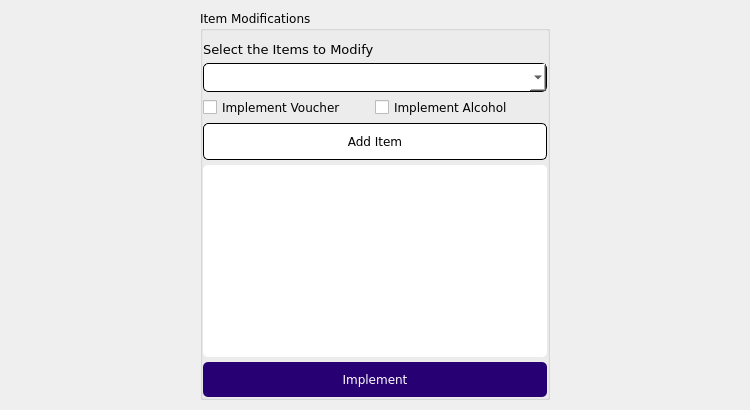
             <widget class="QWidget" name="tab_10">
              <property name="sizePolicy">
               <sizepolicy hsizetype="Preferred" vsizetype="Preferred">
                <horstretch>0</horstretch>
                <verstretch>0</verstretch>
               </sizepolicy>
              </property>
              <property name="minimumSize">
               <size>
                <width>0</width>
                <height>0</height>
               </size>
              </property>
              <property name="font">
               <font>
                <family>Verdana</family>
               </font>
              </property>
              <property name="styleSheet">
               <string notr="true"/>
              </property>
              <attribute name="title">
               <string>Item Modifications</string>
              </attribute>
              <layout class="QHBoxLayout" name="horizontalLayout_10">
               <property name="spacing">
                <number>0</number>
               </property>
               <property name="leftMargin">
                <number>0</number>
               </property>
               <property name="topMargin">
                <number>10</number>
               </property>
               <property name="rightMargin">
                <number>0</number>
               </property>
               <property name="bottomMargin">
                <number>10</number>
               </property>
               <item>
                <spacer name="horizontalSpacer_26">
                 <property name="orientation">
                  <enum>Qt::Horizontal</enum>
                 </property>
                 <property name="sizeType">
                  <enum>QSizePolicy::Expanding</enum>
                 </property>
                 <property name="sizeHint" stdset="0">
                  <size>
                   <width>200</width>
                   <height>0</height>
                  </size>
                 </property>
                </spacer>
               </item>
               <item>
                <widget class="QGroupBox" name="itemsModification_3">
                 <property name="sizePolicy">
                  <sizepolicy hsizetype="Preferred" vsizetype="Preferred">
                   <horstretch>0</horstretch>
                   <verstretch>0</verstretch>
                  </sizepolicy>
                 </property>
                 <property name="minimumSize">
                  <size>
                   <width>350</width>
                   <height>0</height>
                  </size>
                 </property>
                 <property name="maximumSize">
                  <size>
                   <width>350</width>
                   <height>16777215</height>
                  </size>
                 </property>
                 <property name="font">
                  <font>
                   <family>Verdana</family>
                   <stylestrategy>PreferDefault</stylestrategy>
                  </font>
                 </property>
                 <property name="styleSheet">
                  <string notr="true"/>
                 </property>
                 <property name="title">
                  <string>Item Modifications</string>
                 </property>
                 <layout class="QGridLayout" name="gridLayout_24">
                  <property name="leftMargin">
                   <number>0</number>
                  </property>
                  <property name="topMargin">
                   <number>10</number>
                  </property>
                  <property name="rightMargin">
                   <number>0</number>
                  </property>
                  <property name="bottomMargin">
                   <number>0</number>
                  </property>
                  <property name="horizontalSpacing">
                   <number>0</number>
                  </property>
                  <property name="verticalSpacing">
                   <number>5</number>
                  </property>
                  <item row="2" column="1">
                   <widget class="QCheckBox" name="imAlcoholIM">
                    <property name="font">
                     <font>
                      <family>Verdana</family>
                     </font>
                    </property>
                    <property name="text">
                     <string>Implement Alcohol</string>
                    </property>
                   </widget>
                  </item>
                  <item row="2" column="0">
                   <widget class="QCheckBox" name="imVoucherIM">
                    <property name="font">
                     <font>
                      <family>Verdana</family>
                     </font>
                    </property>
                    <property name="text">
                     <string>Implement Voucher</string>
                    </property>
                    <property name="checked">
                     <bool>false</bool>
                    </property>
                   </widget>
                  </item>
                  <item row="5" column="0" colspan="2">
                   <widget class="QTextEdit" name="addedItems_3">
                    <property name="font">
                     <font>
                      <family>Verdana</family>
                     </font>
                    </property>
                    <property name="styleSheet">
                     <string notr="true">background-color: rgb(255, 255, 255);
border-radius: 5px</string>
                    </property>
                   </widget>
                  </item>
                  <item row="6" column="0" colspan="2">
                   <widget class="QPushButton" name="implementVAIM">
                    <property name="font">
                     <font>
                      <family>Verdana</family>
                     </font>
                    </property>
                    <property name="cursor">
                     <cursorShape>PointingHandCursor</cursorShape>
                    </property>
                    <property name="styleSheet">
                     <string notr="true">background-color: rgb(39, 0, 116);
padding: 10px;
border: none;
border-radius: 5px;
color: rgb(255, 255, 255)</string>
                    </property>
                    <property name="text">
                     <string>Implement</string>
                    </property>
                   </widget>
                  </item>
                  <item row="0" column="0" colspan="2">
                   <widget class="QLabel" name="labelItems_3">
                    <property name="font">
                     <font>
                      <family>Verdana</family>
                      <pointsize>10</pointsize>
                     </font>
                    </property>
                    <property name="text">
                     <string>Select the Items to Modify</string>
                    </property>
                   </widget>
                  </item>
                  <item row="1" column="0" colspan="2">
                   <widget class="QComboBox" name="itemsList_3">
                    <property name="sizePolicy">
                     <sizepolicy hsizetype="Expanding" vsizetype="Fixed">
                      <horstretch>0</horstretch>
                      <verstretch>0</verstretch>
                     </sizepolicy>
                    </property>
                    <property name="font">
                     <font>
                      <family>Verdana</family>
                     </font>
                    </property>
                    <property name="cursor">
                     <cursorShape>PointingHandCursor</cursorShape>
                    </property>
                    <property name="styleSheet">
                     <string notr="true">QComboBox {
	background-color: rgb(255, 255, 255);
	border: 1px solid;
	padding: 5px;
	border-radius: 5px
}

QComboBox QScrollBar:vertical {
    width: 10px;
}

QComboBox QScrollBar::handle:vertical {
    background-color: rgb(41, 0, 122); 
    min-height: 50px;
	border: 1px solid rgb(235, 235, 235)
}</string>
                    </property>
                    <property name="modelColumn">
                     <number>0</number>
                    </property>
                   </widget>
                  </item>
                  <item row="3" column="0" colspan="2">
                   <widget class="QPushButton" name="addItem_3">
                    <property name="sizePolicy">
                     <sizepolicy hsizetype="Minimum" vsizetype="Fixed">
                      <horstretch>0</horstretch>
                      <verstretch>0</verstretch>
                     </sizepolicy>
                    </property>
                    <property name="font">
                     <font>
                      <family>Verdana</family>
                     </font>
                    </property>
                    <property name="cursor">
                     <cursorShape>PointingHandCursor</cursorShape>
                    </property>
                    <property name="styleSheet">
                     <string notr="true">background-color: rgb(255, 255, 255);
padding: 10px;
border: 1px solid;
border-radius: 5px</string>
                    </property>
                    <property name="text">
                     <string>Add Item</string>
                    </property>
                   </widget>
                  </item>
                 </layout>
                </widget>
               </item>
               <item>
                <spacer name="horizontalSpacer_27">
                 <property name="orientation">
                  <enum>Qt::Horizontal</enum>
                 </property>
                 <property name="sizeType">
                  <enum>QSizePolicy::Expanding</enum>
                 </property>
                 <property name="sizeHint" stdset="0">
                  <size>
                   <width>200</width>
                   <height>0</height>
                  </size>
                 </property>
                </spacer>
               </item>
              </layout>
             </widget>
